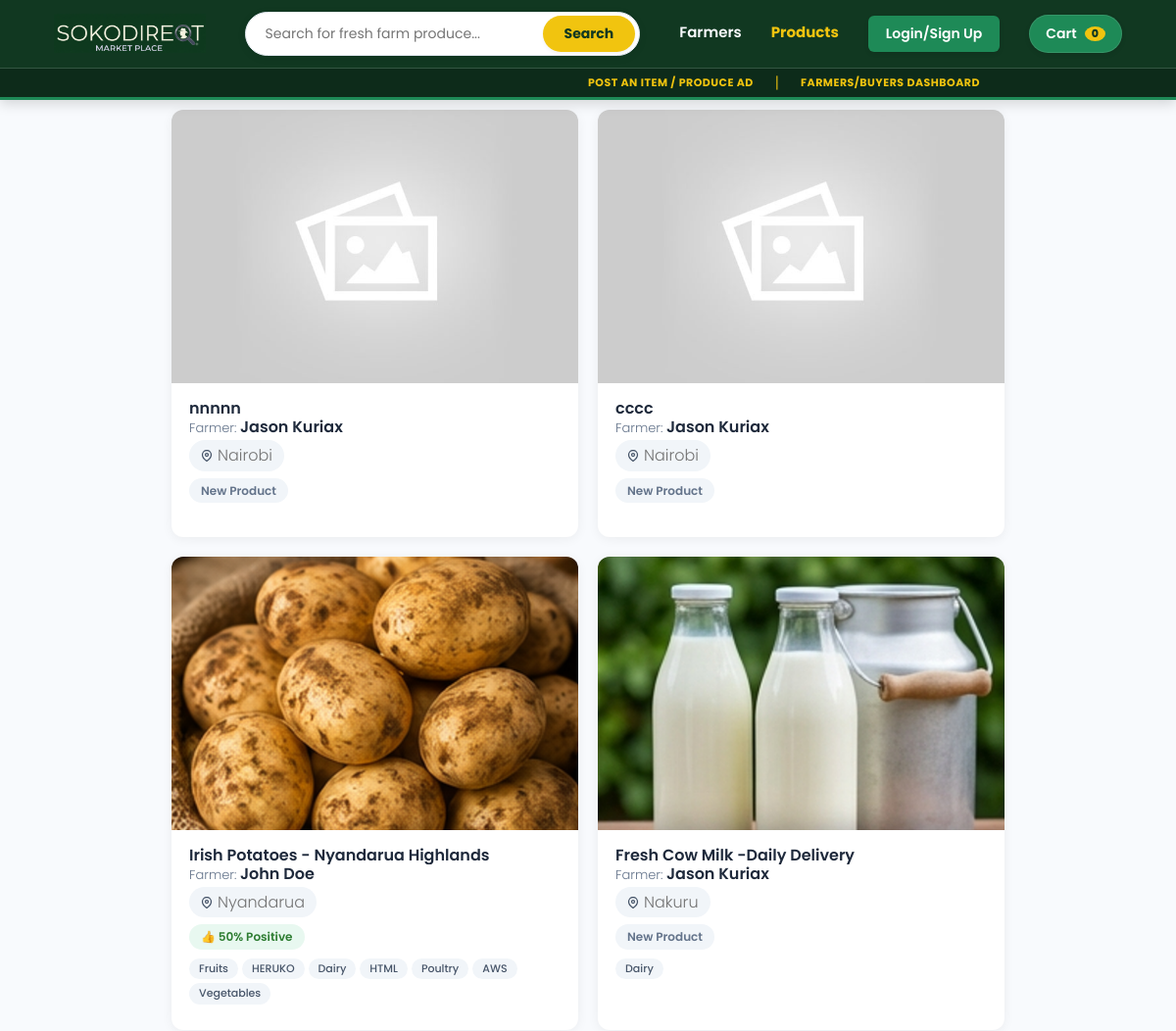
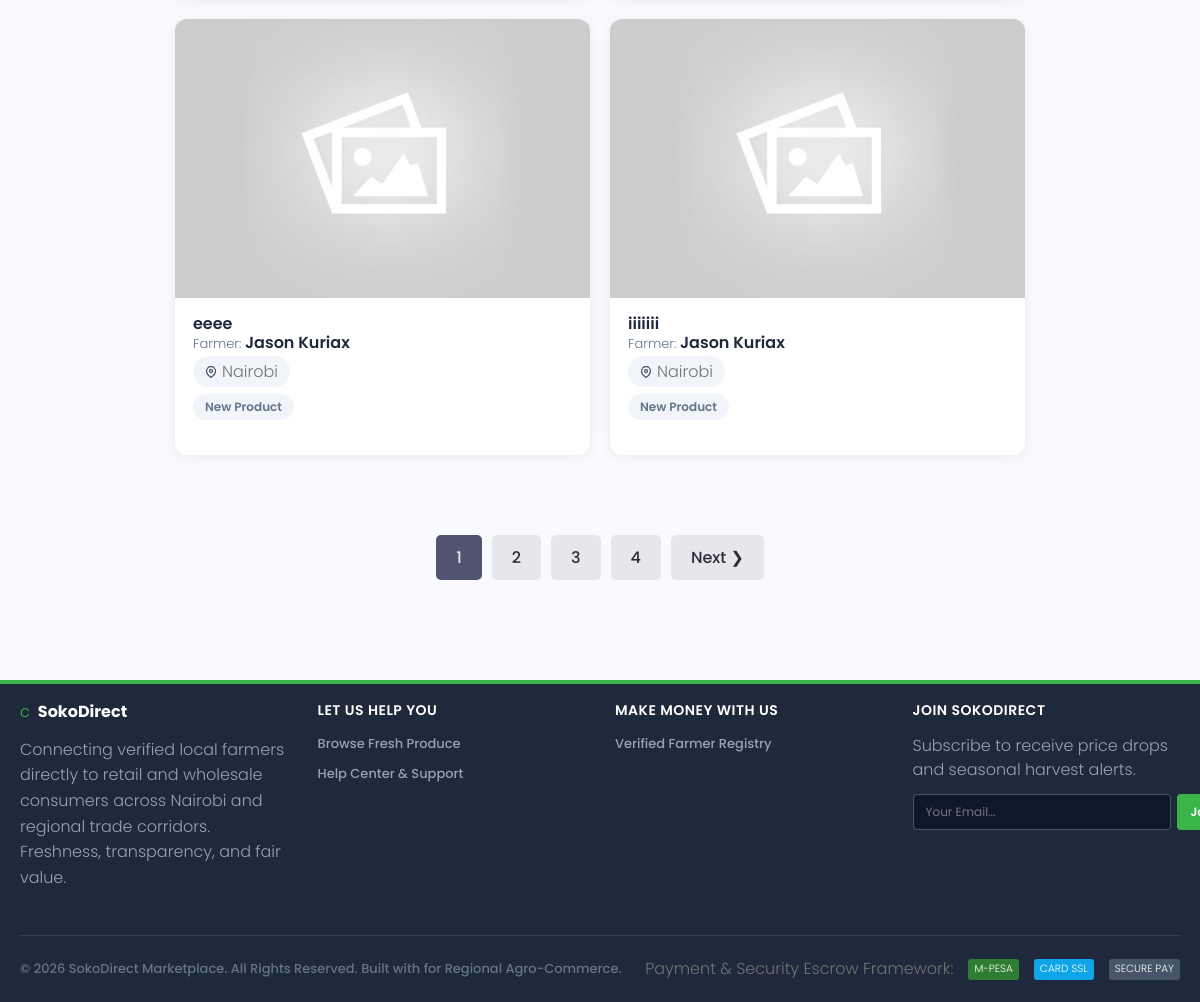
Before: /products/ with the older database file (2 pictures, top to bottom).
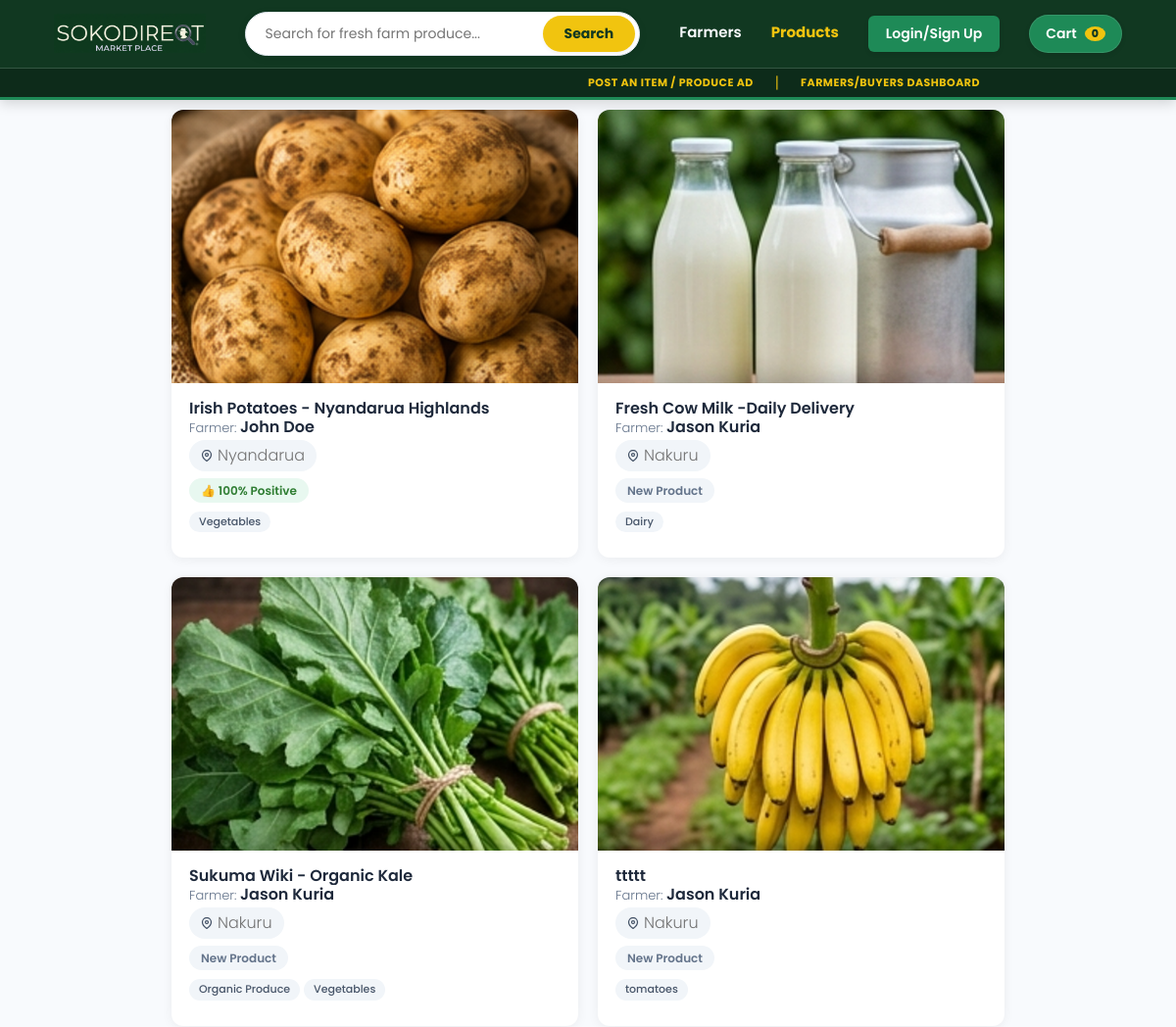
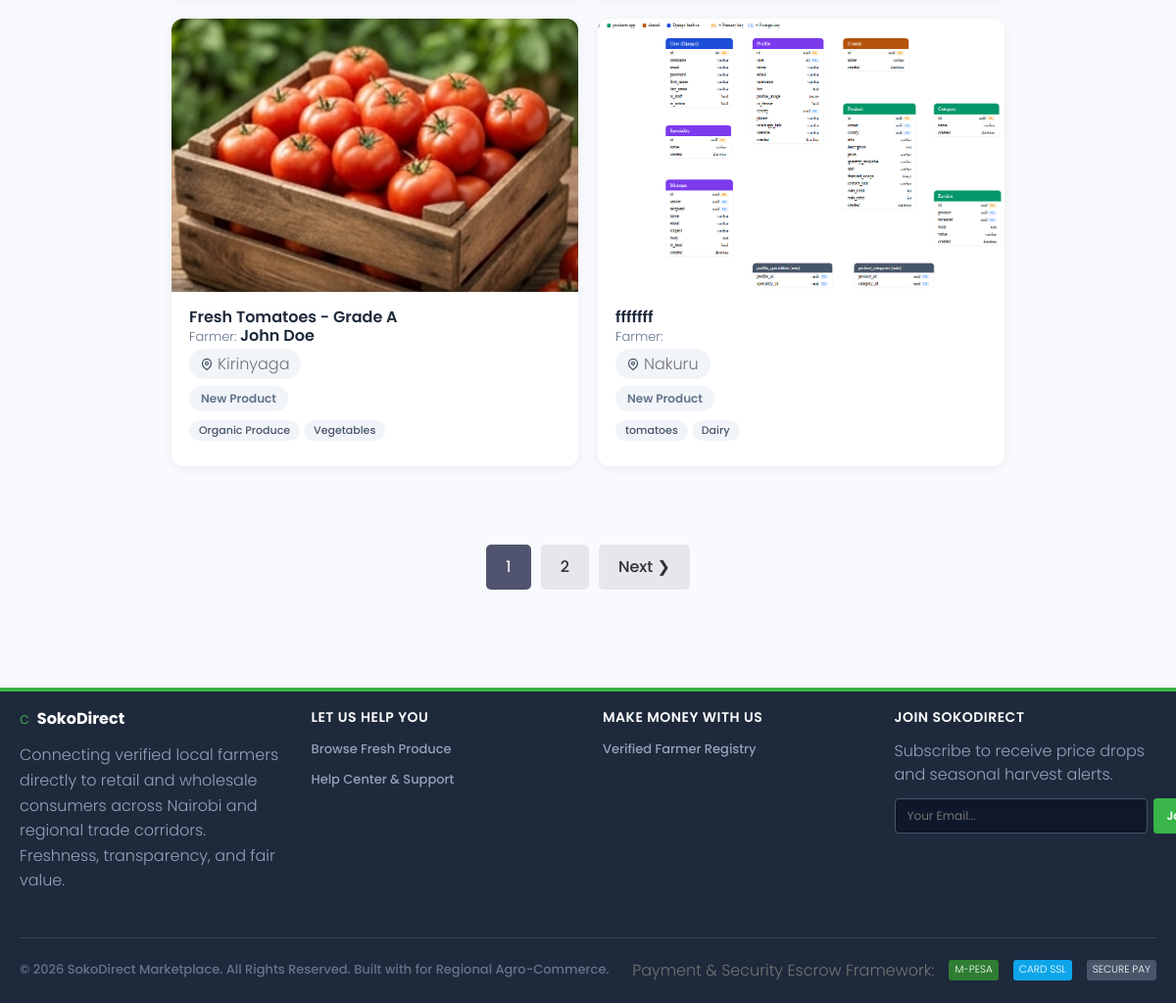
After: the same page with the newer database file (2 pictures, top to bottom).
### products/models.py (models this page shows, shortened)
class Product(models.Model):
    owner = models.ForeignKey(
        'users.Profile',  # ✅ String reference
        on_delete=models.CASCADE,
        null=True, blank=True
    )
    county = models.ForeignKey(
        County,  # ✅ Can use direct import because it's in same file
        on_delete=models.SET_NULL,
        null=True, blank=True
    )
    title = models.CharField(max_length=200)
    description = models.TextField(null=True, blank=True)
    price = models.CharField(max_length=200, null=True, blank=True)
    quantity_available = models.CharField(max_length=200, null=True, blank=True)
    unit = models.CharField(max_length=50, null=True, blank=True)
    featured_image = models.ImageField(
        null=True, blank=True,
        default='default.jpg',
        upload_to='products/'
    )
    contact_link = models.CharField(max_length=2000, null=True, blank=True)
    farm_link = models.CharField(max_length=2000, null=True, blank=True)
    categories = models.ManyToManyField(Category, blank=True)
    vote_total = models.IntegerField(default=0, null=True, blank=True)
    vote_ratio = models.IntegerField(default=0, null=True, blank=True)
    created = models.DateTimeField(auto_now_add=True)
    id = models.UUIDField(default=uuid.uuid4, unique=True, primary_key=True, editable=False)
    @property
    def imageURL(self):
        try:
            url = self.featured_image.url
        except:
            url = ''
        return url

class County(models.Model):
    name = models.CharField(max_length=200)
    id = models.UUIDField(default=uuid.uuid4, unique=True, primary_key=True, editable=False)
    created = models.DateTimeField(auto_now_add=True)
    class Meta:
        verbose_name_plural = 'Counties'
    def __str__(self):
        return self.name

class Category(models.Model):
    name = models.CharField(max_length=200)
    parent = models.ForeignKey('self', on_delete=models.CASCADE, null=True, blank=True, related_name='children')
    created = models.DateTimeField(auto_now_add=True)
    id = models.UUIDField(default=uuid.uuid4, unique=True, primary_key=True, editable=False)
    class Meta:
        verbose_name_plural = 'Categories'

### users/models.py (models this page shows, shortened)
class Profile(models.Model):
    user = models.OneToOneField(
        User,
        on_delete=models.CASCADE,
        null=True, blank=True
    )
    name = models.CharField(
        max_length=200,
        null=True, blank=True
    )
    username = models.CharField(
        max_length=200,
        null=True, blank=True
    )
    id = models.UUIDField(
        default=uuid.uuid4,
        unique=True,
        primary_key=True,
        editable=False
    )
    created = models.DateTimeField(
        auto_now_add=True
    )

### products/views.py (the view)
# urls.py: path('products/', include('products.urls')),
def products(request):
    products, search_query = searchProducts(request)
    products, custom_range = paginateProducts(request, products, 3)
    context = {
        'products': products,
        'search_query': search_query,
        'custom_range': custom_range,
    }
    return render(request, 'products/products.html', context)

### products/utils.py (called while the page is built)
def paginateProducts(request, products, results):
    page = request.GET.get('page', 1)
    results = 6
    paginator = Paginator(products, results)
    try:
        products = paginator.page(page)
    except PageNotAnInteger:
        page = 1
        products = paginator.page(page)
    except EmptyPage:
        page = paginator.num_pages
        products = paginator.page(page)
    leftIndex = int(page) - 4
    if leftIndex < 1:
        leftIndex = 1  # Ensure the left index does not go below 1
    rightIndex = int(page) + 5
    if rightIndex > paginator.num_pages:
        rightIndex = paginator.num_pages + 1  # Ensure the right index does not go beyond the total number of pages
    custom_range = range(leftIndex, rightIndex)
    return products, custom_range

### products/templates/products/products.html (shortened to what this page needs)
{% extends 'main.html' %}
{% block content %}
{% load static %}
<link rel="stylesheet" href="{% static 'styles/products.css' %}" />
<main class="projects">
    <section class="projectsList" style="margin-top: 1rem;">
        <div class="content-box">
            <div class="marketplace-grid">
                {% for product in products %}
                <div class="product-retail-card">
                    <a href="{% url 'single-product' product.id %}" class="product-img-link">
                        <img class="product-img-render" src="{{ product.imageURL }}" alt="{{ product.title }} thumbnail" />
                    </a>
                    <div class="product-details-box">
                        <a href="{% url 'single-product' product.id %}" style="text-decoration: none; color: inherit; display: block; margin: 0 !important; padding: 0 !important;">
                            <h3 class="retail-title" title="{{ product.title }}" style="margin: 0 !important; line-height: 1.2 !important; height: auto !important; max-height: 3.6rem; overflow: hidden;">
                                {{ product.title }}
                            </h3>
                        </a>
                        <p class="retail-farmer" style="margin: 0 !important; padding: 0 !important; line-height: 1.2 !important;">
                            Farmer: <strong>{{ product.owner.name }}</strong>
                        </p>
                        <div class="retail-location-badge">
                            <svg xmlns="http://www.w3.org/2000/svg" width="12" height="12" viewBox="0 0 24 24" fill="none" stroke="currentColor" stroke-width="2.5" stroke-linecap="round" stroke-linejoin="round">
                                <path d="M21 10c0 7-9 13-9 13s-9-6-9-13a9 9 0 0 1 18 0z"></path>
                                <circle cx="12" cy="10" r="3"></circle>
                            </svg>
                            <span>{{ product.county|default:"Nairobi" }}</span>
                        </div>
                        {% if product.vote_ratio %}
                        <div class="trust-rating-badge">
                            👍 {{ product.vote_ratio }}% Positive
                        </div>
                        {% else %}
                        <div class="trust-rating-badge" style="background-color: #f1f5f9; color: #64748b;">
                            New Product
                        </div>
                        {% endif %}
                        <div class="retail-tag-strip">
                            {% for category in product.categories.all %}
                            <span class="retail-mini-pill">{{ category.name }}</span>
                            {% endfor %}
                        </div>
                    </div>
                </div>
                {% endfor %}
            </div>
        </div>
    </section>
    {% include 'pagination.html' with queryset=products custom_range=custom_range %}
</main>
{% endblock content %}

Changed rows visible on the page:
removed Product: imageURL (placeholder picture), title "nnnnn", owner.name "Jason Kuriax", county "Nairobi", vote_ratio "New Product"
removed Product: imageURL (placeholder picture), title "cccc", owner.name "Jason Kuriax", county "Nairobi", vote_ratio "New Product"
removed Category: name "HERUKO", shown under Product "Irish Potatoes - Nyandarua Highlands"
removed Category: name "HTML", shown under Product "Irish Potatoes - Nyandarua Highlands"
removed Category: name "AWS", shown under Product "Irish Potatoes - Nyandarua Highlands"
removed Product: imageURL (placeholder picture), title "eeee", owner.name "Jason Kuriax", county "Nairobi", vote_ratio "New Product"
removed Product: imageURL (placeholder picture), title "iiiiiii", owner.name "Jason Kuriax", county "Nairobi", vote_ratio "New Product"
changed Product "Irish Potatoes - Nyandarua Highlands": loses Category (name "Fruits"); loses Category (name "Poultry"); vote_ratio "50" → "100"; loses Category (name "Dairy")
changed through a linked row, Product "Fresh Cow Milk -Daily Delivery": owner.name "Jason Kuriax" → "Jason Kuria"
now on this page (row unchanged): Product: imageURL (picture), title "Sukuma Wiki - Organic Kale", owner.name "Jason Kuria", county "Nakuru", vote_ratio "New Product", Category (name "Vegetables")
now on this page (row unchanged): Category: name "Organic Produce"
now on this page (row edited): Product: imageURL (picture), title "ttttt", owner.name "Jason Kuria", county "Nakuru", vote_ratio "New Product"
now on this page (row unchanged): Category: name "tomatoes"
now on this page (row edited): Product: imageURL (picture), title "Fresh Tomatoes - Grade A", owner.name "John Doe", county "Kirinyaga", vote_ratio "New Product", Category (name "Vegetables")
added Product: imageURL (picture), title "fffffff", county "Nakuru", vote_ratio "New Product", Category (name "Dairy")
Other visible differences:
list line gone: "3"
list line gone: "4"
